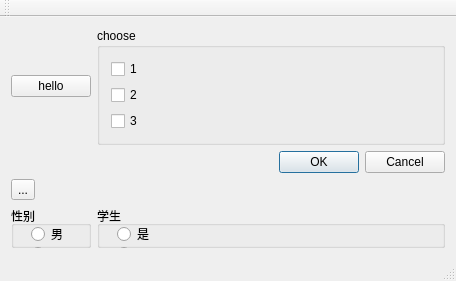
<?xml version="1.0" encoding="UTF-8"?>
<ui version="4.0">
 <class>MainWindow</class>
 <widget class="QMainWindow" name="MainWindow">
  <property name="geometry">
   <rect>
    <x>0</x>
    <y>0</y>
    <width>456</width>
    <height>281</height>
   </rect>
  </property>
  <property name="windowTitle">
   <string>MainWindow</string>
  </property>
  <widget class="QWidget" name="centralWidget">
   <layout class="QGridLayout" name="gridLayout">
    <item row="0" column="0">
     <widget class="QPushButton" name="pushButton">
      <property name="text">
       <string>hello</string>
      </property>
     </widget>
    </item>
    <item row="0" column="1">
     <widget class="QGroupBox" name="groupBox_3">
      <property name="title">
       <string>choose</string>
      </property>
      <layout class="QVBoxLayout" name="verticalLayout">
       <item>
        <widget class="QCheckBox" name="checkBox">
         <property name="text">
          <string>1</string>
         </property>
        </widget>
       </item>
       <item>
        <widget class="QCheckBox" name="checkBox_2">
         <property name="text">
          <string>2</string>
         </property>
        </widget>
       </item>
       <item>
        <widget class="QCheckBox" name="checkBox_3">
         <property name="text">
          <string>3</string>
         </property>
        </widget>
       </item>
      </layout>
     </widget>
    </item>
    <item row="1" column="1">
     <widget class="QDialogButtonBox" name="buttonBox">
      <property name="standardButtons">
       <set>QDialogButtonBox::Cancel|QDialogButtonBox::Ok</set>
      </property>
     </widget>
    </item>
    <item row="2" column="0">
     <widget class="QToolButton" name="toolButton">
      <property name="text">
       <string>...</string>
      </property>
      <property name="icon">
       <iconset resource="res.qrc">
        <normaloff>:/Saved Pictures/1.png</normaloff>:/Saved Pictures/1.png</iconset>
      </property>
     </widget>
    </item>
    <item row="3" column="1" rowspan="2">
     <widget class="QGroupBox" name="groupBox_2">
      <property name="title">
       <string>学生</string>
      </property>
      <widget class="QRadioButton" name="radioButton_3">
       <property name="geometry">
        <rect>
         <x>20</x>
         <y>20</y>
         <width>89</width>
         <height>16</height>
        </rect>
       </property>
       <property name="text">
        <string>是</string>
       </property>
      </widget>
      <widget class="QRadioButton" name="radioButton_4">
       <property name="geometry">
        <rect>
         <x>20</x>
         <y>40</y>
         <width>89</width>
         <height>16</height>
        </rect>
       </property>
       <property name="text">
        <string>否</string>
       </property>
      </widget>
     </widget>
    </item>
    <item row="3" column="0" rowspan="2">
     <widget class="QGroupBox" name="groupBox">
      <property name="title">
       <string>性别</string>
      </property>
      <widget class="QRadioButton" name="radioButton">
       <property name="geometry">
        <rect>
         <x>20</x>
         <y>20</y>
         <width>89</width>
         <height>16</height>
        </rect>
       </property>
       <property name="text">
        <string>男</string>
       </property>
      </widget>
      <widget class="QRadioButton" name="radioButton_2">
       <property name="geometry">
        <rect>
         <x>20</x>
         <y>40</y>
         <width>89</width>
         <height>16</height>
        </rect>
       </property>
       <property name="text">
        <string>女</string>
       </property>
      </widget>
     </widget>
    </item>
   </layout>
  </widget>
  <widget class="QMenuBar" name="menuBar">
   <property name="geometry">
    <rect>
     <x>0</x>
     <y>0</y>
     <width>456</width>
     <height>23</height>
    </rect>
   </property>
  </widget>
  <widget class="QToolBar" name="mainToolBar">
   <attribute name="toolBarArea">
    <enum>TopToolBarArea</enum>
   </attribute>
   <attribute name="toolBarBreak">
    <bool>false</bool>
   </attribute>
  </widget>
  <widget class="QStatusBar" name="statusBar"/>
 </widget>
 <layoutdefault spacing="6" margin="11"/>
 <resources>
  <include location="res.qrc"/>
 </resources>
 <connections/>
</ui>
